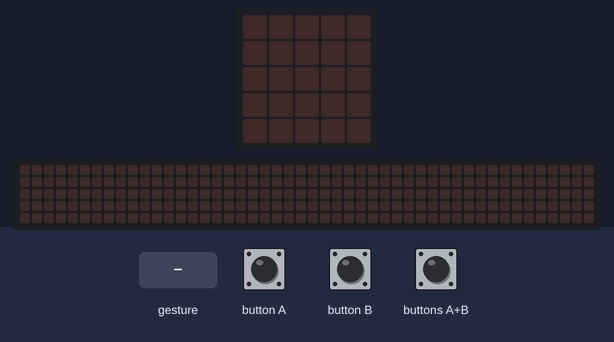
Bench run of a program on a simulated BBC micro:bit (MakeCode). Parts: the board's 5×5 LED display, a strip that is not on the board, showing the scrolling text unrolled. The inputs (shaded band) are chosen by the test bench. A tilt is held for 1.5 s and a shake lasts 1 s, then the board lies face up again; the 48×5 strip is a reading aid, not a part: it shows the text the display is scrolling, unrolled, one strip-width of it at a time.

Above: at 1.2 s.
1.3 s: gesture 'shake'
At 1.57 s:
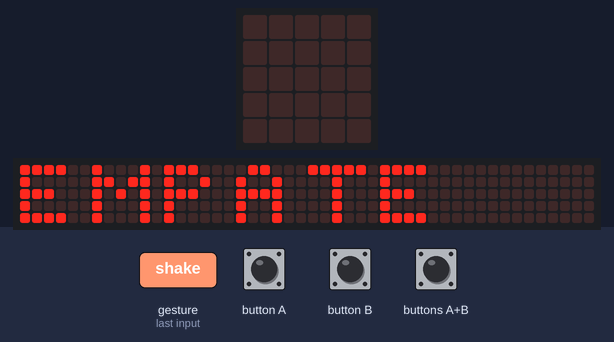
At 2.02 s:
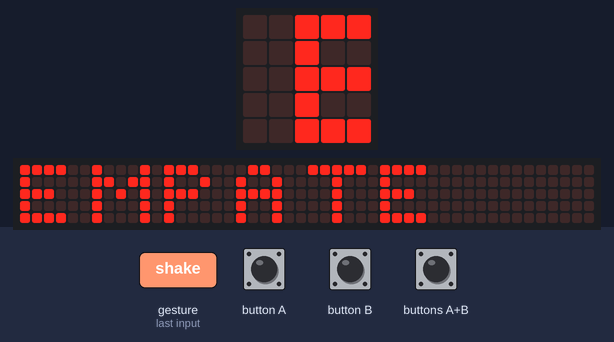
4.3 s: button A pressed for 0.15 s
7.4 s: gesture 'shake'
At 12.2 s:
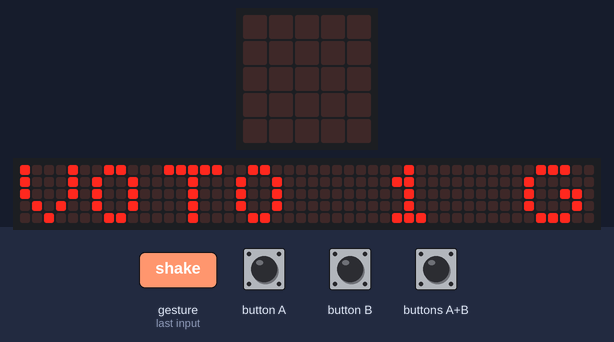

Measured:
- after the input at 1.3 s, the display: changes after 0.20 s (image 1)
- after the input at 7.4 s, the display: changes after 0.40 s (image 3)

The program:

main.ts
```typescript
let VOTO_1 = 0
let VOTO_2 = 0
input.onButtonPressed(Button.A, function () {
    VOTO_1 += 1
    basic.showNumber(VOTO_1)
})
input.onGesture(Gesture.Shake, function () {
    if (VOTO_1 > VOTO_2) {
        basic.showString("VOTO 1 GANAOR")
    } else if (VOTO_1 < VOTO_2) {
        basic.showString("VOTO 2 GANAOR")
    } else {
        basic.showString("EMPATE")
    }
})
input.onButtonPressed(Button.AB, function () {
    VOTO_1 = 0
    VOTO_2 = 0
    basic.showNumber(VOTO_1)
    basic.showNumber(VOTO_2)
})
input.onButtonPressed(Button.B, function () {
    VOTO_2 = 1
    basic.showNumber(VOTO_2)
})
```

test.ts
```typescript
// aquí va el archivo "tests"; esto no se compilará cuando este paquete se utilice como una extensión.
```
